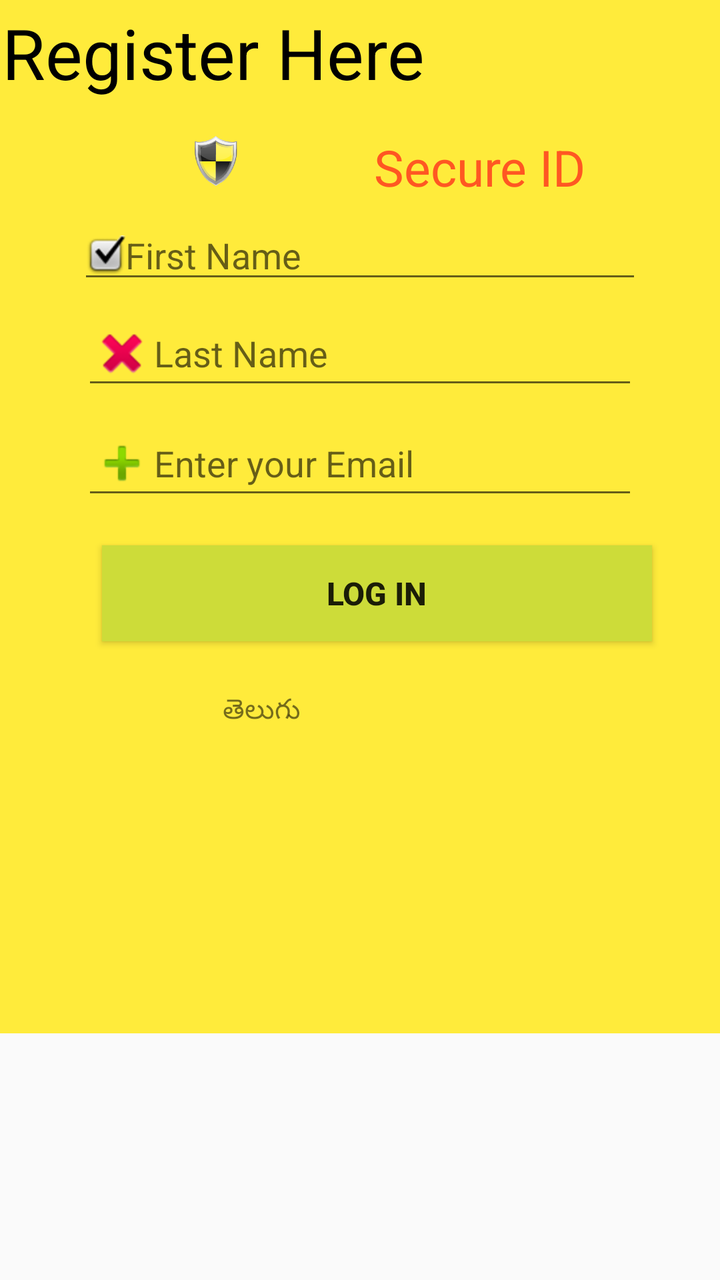
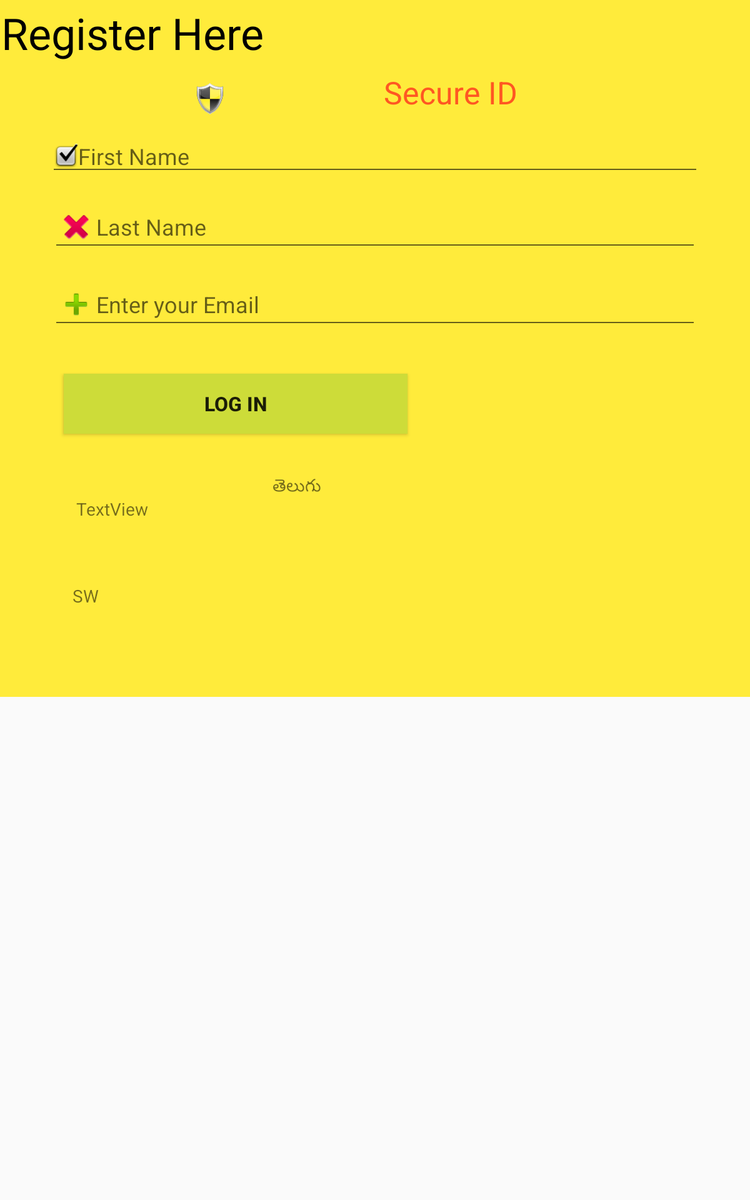

Compare how this app lays out the same screen by default and in its alternative resource folder. The renders come first, then the two layout files and the values they reference.
<!-- AndroidManifest.xml: application theme AppTheme -->
<!-- res/layout/activity_main.xml -->
<?xml version="1.0" encoding="utf-8"?>
<ScrollView


    xmlns:android="http://schemas.android.com/apk/res/android"
    xmlns:app="http://schemas.android.com/apk/res-auto"
    xmlns:tools="http://schemas.android.com/tools"
    android:layout_width="match_parent"
    android:layout_height="match_parent">

<android.support.constraint.ConstraintLayout
    android:layout_width="match_parent"
    android:layout_height="match_parent"
    android:background="@color/colorPrimaryDark"
    tools:context=".MainActivity">


    <TextView
        android:id="@+id/textView10"
        android:layout_width="0dp"
        android:layout_height="wrap_content"
        android:layout_marginStart="1dp"
        android:layout_marginLeft="1dp"
        android:layout_marginTop="3dp"
        android:layout_marginEnd="1dp"
        android:layout_marginRight="1dp"
        android:layout_marginBottom="17dp"
        android:text="@string/register_here"
        android:textColor="@color/primary_text"
        android:textSize="35sp"
        app:layout_constraintBottom_toTopOf="@+id/textView11"
        app:layout_constraintEnd_toEndOf="parent"
        app:layout_constraintStart_toStartOf="parent"
        app:layout_constraintTop_toTopOf="parent" />

    <ImageView
        android:id="@+id/imageView2"
        android:layout_width="0dp"
        android:layout_height="25dp"
        android:layout_marginStart="43dp"
        android:layout_marginLeft="43dp"
        android:layout_marginTop="17dp"
        android:layout_marginEnd="14dp"
        android:layout_marginRight="14dp"
        android:layout_marginBottom="11dp"
        android:src="@mipmap/ic_launcher_foreground"
        app:layout_constraintBottom_toTopOf="@+id/editText"
        app:layout_constraintEnd_toStartOf="@+id/textView11"
        app:layout_constraintStart_toStartOf="parent"
        app:layout_constraintTop_toBottomOf="@+id/textView10" />

    <TextView
        android:id="@+id/textView11"
        android:layout_width="0dp"
        android:layout_height="wrap_content"
        android:layout_marginEnd="43dp"
        android:layout_marginRight="43dp"
        android:layout_marginBottom="5dp"
        android:text="@string/secure_id"
        android:textColor="@color/primary_light"
        android:textSize="25sp"
        app:layout_constraintBottom_toTopOf="@+id/editText"
        app:layout_constraintEnd_toEndOf="parent"
        app:layout_constraintStart_toEndOf="@+id/imageView2"
        app:layout_constraintTop_toBottomOf="@+id/textView10" />

    <EditText
        android:id="@+id/editText"
        android:layout_width="0dp"
        android:layout_height="wrap_content"
        android:layout_marginStart="39dp"
        android:layout_marginLeft="39dp"
        android:layout_marginEnd="39dp"
        android:layout_marginRight="39dp"
        android:layout_marginBottom="4dp"
        android:drawableLeft="@android:drawable/checkbox_on_background"
        android:ems="10"
        android:hint="@string/first_name"
        android:inputType="textPersonName"
        app:layout_constraintBottom_toTopOf="@+id/editText2"
        app:layout_constraintEnd_toEndOf="parent"
        app:layout_constraintStart_toStartOf="parent"
        app:layout_constraintTop_toBottomOf="@+id/textView11" />

    <EditText
        android:id="@+id/editText2"
        android:layout_width="0dp"
        android:layout_height="wrap_content"
        android:layout_marginStart="2dp"
        android:layout_marginLeft="2dp"
        android:layout_marginEnd="2dp"
        android:layout_marginRight="2dp"
        android:layout_marginBottom="6dp"
        android:drawableLeft="@android:drawable/ic_delete"
        android:ems="10"
        android:hint="@string/last_name"
        android:inputType="textPersonName"
        app:layout_constraintBottom_toTopOf="@+id/editText3"
        app:layout_constraintEnd_toEndOf="@+id/editText"
        app:layout_constraintStart_toStartOf="@+id/editText"
        app:layout_constraintTop_toBottomOf="@+id/editText" />

    <EditText
        android:id="@+id/editText3"
        android:layout_width="0dp"
        android:layout_height="wrap_content"
        android:layout_marginStart="41dp"
        android:layout_marginLeft="41dp"
        android:layout_marginEnd="41dp"
        android:layout_marginRight="41dp"
        android:layout_marginBottom="8dp"
        android:drawableLeft="@android:drawable/ic_input_add"
        android:ems="10"
        android:hint="@string/enter_your_email"
        android:inputType="textWebEmailAddress"
        app:layout_constraintBottom_toTopOf="@+id/editText4"
        app:layout_constraintEnd_toEndOf="parent"
        app:layout_constraintStart_toStartOf="parent"
        app:layout_constraintTop_toBottomOf="@+id/editText2" />

    <EditText
        android:id="@+id/editText4"
        android:layout_width="0dp"
        android:layout_height="0dp"
        android:layout_marginStart="43dp"
        android:layout_marginLeft="43dp"
        android:layout_marginEnd="43dp"
        android:layout_marginRight="43dp"
        android:layout_marginBottom="10dp"
        android:drawableLeft="@android:drawable/ic_lock_lock"
        android:ems="20"
        android:hint="@string/password"
        android:inputType="textPassword"
        app:layout_constraintBottom_toTopOf="@+id/button2"
        app:layout_constraintEnd_toEndOf="parent"
        app:layout_constraintStart_toStartOf="parent"
        app:layout_constraintTop_toBottomOf="@+id/editText3" />

    <Button
        android:id="@+id/button2"
        style="@style/Buttonstyle"
        android:layout_width="275dp"
        android:layout_height="wrap_content"
        android:layout_marginStart="51dp"
        android:layout_marginLeft="51dp"
        android:layout_marginBottom="25dp"
        android:text="@string/log_in"
        app:layout_constraintBottom_toTopOf="@+id/editText5"
        app:layout_constraintStart_toStartOf="parent"
        app:layout_constraintTop_toBottomOf="@+id/editText4" />

    <TextView
        android:id="@+id/editText5"
        android:layout_width="110dp"
        android:layout_height="wrap_content"
        android:layout_marginBottom="152dp"
        android:ems="10"
        android:inputType="textPersonName"
        android:text="@string/Telugu"
        app:layout_constraintBottom_toBottomOf="parent"
        app:layout_constraintEnd_toEndOf="parent"
        app:layout_constraintHorizontal_bias="0.445"
        app:layout_constraintStart_toStartOf="parent"
        app:layout_constraintTop_toBottomOf="@+id/button2" />

</android.support.constraint.ConstraintLayout>

</ScrollView>
<!-- resources referenced by this layout -->
<resources>
  <color name="colorPrimaryDark">#FFEB3B</color>
  <color name="primary_light">#FF5722</color>
  <color name="primary_text">#000000</color>
  <!-- mipmap ic_launcher_foreground: png bitmap (mipmap-hdpi, 19114 bytes) -->
  <string name="Telugu">తెలుగు</string>
  <string name="enter_your_email">Enter your Email</string>
  <string name="first_name">First Name</string>
  <string name="last_name">Last Name</string>
  <string name="log_in">Log In</string>
  <string name="password">Enter your Password</string>
  <string name="register_here">Register Here</string>
  <string name="secure_id">Secure ID</string>
  <!-- from res/values-v21/ -->
  <style name="Buttonstyle" parent="Widget.AppCompat.Button">
              
              <item name="android:background">@color/colorAccent</item>
              <item name="android:textSize">16sp</item>
              <item name="android:textStyle">bold</item>
              <item name="android:layout_marginBottom">25dp</item>
          </style>
  <!-- from res/values-v21/ -->
  <style name="AppTheme" parent="Theme.AppCompat.Light.DarkActionBar">
              
              <item name="colorPrimary">@color/colorPrimary</item>
              <item name="colorPrimaryDark">@color/colorPrimaryDark</item>
              <item name="colorAccent">@color/colorAccent</item>
          </style>
  <color name="colorAccent">#CDDC39</color>
  <color name="colorPrimary">#795548</color>
</resources>
<!-- res/layout-sw600dp/activity_main.xml (the repository's variant of the layout above) -->
<!-- drawn on a 7-inch tablet held upright -->
<?xml version="1.0" encoding="utf-8"?>
<ScrollView


    xmlns:android="http://schemas.android.com/apk/res/android"
    xmlns:app="http://schemas.android.com/apk/res-auto"
    xmlns:tools="http://schemas.android.com/tools"
    android:layout_width="match_parent"
    android:layout_height="match_parent">

    <android.support.constraint.ConstraintLayout
        android:layout_width="match_parent"
        android:layout_height="match_parent"
        android:background="@color/colorPrimaryDark"
        tools:context=".MainActivity">


        <TextView
            android:id="@+id/textView10"
            android:layout_width="0dp"
            android:layout_height="wrap_content"
            android:layout_marginStart="1dp"
            android:layout_marginLeft="1dp"
            android:layout_marginTop="3dp"
            android:layout_marginEnd="1dp"
            android:layout_marginRight="1dp"
            android:layout_marginBottom="348dp"
            android:text="@string/register_here"
            android:textColor="@color/primary_text"
            android:textSize="35sp"
            app:layout_constraintBottom_toTopOf="@+id/textView"
            app:layout_constraintEnd_toEndOf="parent"
            app:layout_constraintStart_toStartOf="parent"
            app:layout_constraintTop_toTopOf="parent" />

        <ImageView
            android:id="@+id/imageView2"
            android:layout_width="0dp"
            android:layout_height="25dp"
            android:layout_marginStart="43dp"
            android:layout_marginLeft="43dp"
            android:layout_marginTop="17dp"
            android:layout_marginEnd="14dp"
            android:layout_marginRight="14dp"
            android:layout_marginBottom="11dp"
            android:src="@mipmap/ic_launcher_foreground"
            app:layout_constraintBottom_toTopOf="@+id/editText"
            app:layout_constraintEnd_toStartOf="@+id/textView11"
            app:layout_constraintStart_toStartOf="parent"
            app:layout_constraintTop_toBottomOf="@+id/textView10" />

        <TextView
            android:id="@+id/textView11"
            android:layout_width="0dp"
            android:layout_height="wrap_content"
            android:layout_marginEnd="43dp"
            android:layout_marginRight="43dp"
            android:layout_marginBottom="5dp"
            android:text="@string/secure_id"
            android:textColor="@color/primary_light"
            android:textSize="25sp"
            app:layout_constraintBottom_toTopOf="@+id/editText"
            app:layout_constraintEnd_toEndOf="parent"
            app:layout_constraintStart_toEndOf="@+id/imageView2"
            app:layout_constraintTop_toBottomOf="@+id/textView10" />

        <EditText
            android:id="@+id/editText"
            android:layout_width="0dp"
            android:layout_height="wrap_content"
            android:layout_marginStart="39dp"
            android:layout_marginLeft="39dp"
            android:layout_marginEnd="39dp"
            android:layout_marginRight="39dp"
            android:layout_marginBottom="4dp"
            android:drawableLeft="@android:drawable/checkbox_on_background"
            android:ems="10"
            android:hint="@string/first_name"
            android:inputType="textPersonName"
            app:layout_constraintBottom_toTopOf="@+id/editText2"
            app:layout_constraintEnd_toEndOf="parent"
            app:layout_constraintStart_toStartOf="parent"
            app:layout_constraintTop_toBottomOf="@+id/textView11" />

        <EditText
            android:id="@+id/editText2"
            android:layout_width="0dp"
            android:layout_height="wrap_content"
            android:layout_marginStart="2dp"
            android:layout_marginLeft="2dp"
            android:layout_marginEnd="2dp"
            android:layout_marginRight="2dp"
            android:layout_marginBottom="6dp"
            android:drawableLeft="@android:drawable/ic_delete"
            android:ems="10"
            android:hint="@string/last_name"
            android:inputType="textPersonName"
            app:layout_constraintBottom_toTopOf="@+id/editText3"
            app:layout_constraintEnd_toEndOf="@+id/editText"
            app:layout_constraintStart_toStartOf="@+id/editText"
            app:layout_constraintTop_toBottomOf="@+id/editText" />

        <EditText
            android:id="@+id/editText3"
            android:layout_width="0dp"
            android:layout_height="wrap_content"
            android:layout_marginStart="41dp"
            android:layout_marginLeft="41dp"
            android:layout_marginEnd="41dp"
            android:layout_marginRight="41dp"
            android:layout_marginBottom="8dp"
            android:drawableLeft="@android:drawable/ic_input_add"
            android:ems="10"
            android:hint="@string/enter_your_email"
            android:inputType="textWebEmailAddress"
            app:layout_constraintBottom_toTopOf="@+id/editText4"
            app:layout_constraintEnd_toEndOf="parent"
            app:layout_constraintStart_toStartOf="parent"
            app:layout_constraintTop_toBottomOf="@+id/editText2" />

        <EditText
            android:id="@+id/editText4"
            android:layout_width="0dp"
            android:layout_height="0dp"
            android:layout_marginStart="43dp"
            android:layout_marginLeft="43dp"
            android:layout_marginEnd="43dp"
            android:layout_marginRight="43dp"
            android:layout_marginBottom="10dp"
            android:drawableLeft="@android:drawable/ic_lock_lock"
            android:ems="20"
            android:hint="@string/password"
            android:inputType="textPassword"
            app:layout_constraintBottom_toTopOf="@+id/button2"
            app:layout_constraintEnd_toEndOf="parent"
            app:layout_constraintStart_toStartOf="parent"
            app:layout_constraintTop_toBottomOf="@+id/editText3" />

        <Button
            android:id="@+id/button2"
            style="@style/Buttonstyle"
            android:layout_width="275dp"
            android:layout_height="wrap_content"
            android:layout_marginStart="51dp"
            android:layout_marginLeft="51dp"
            android:layout_marginBottom="25dp"
            android:text="@string/log_in"
            app:layout_constraintBottom_toTopOf="@+id/editText5"
            app:layout_constraintStart_toStartOf="parent"
            app:layout_constraintTop_toBottomOf="@+id/editText4" />

        <TextView
            android:id="@+id/editText5"
            android:layout_width="110dp"
            android:layout_height="wrap_content"
            android:layout_marginBottom="152dp"
            android:ems="10"
            android:inputType="textPersonName"
            android:text="@string/Telugu"
            app:layout_constraintBottom_toBottomOf="parent"
            app:layout_constraintEnd_toEndOf="parent"
            app:layout_constraintHorizontal_bias="0.445"
            app:layout_constraintStart_toStartOf="parent"
            app:layout_constraintTop_toBottomOf="@+id/button2" />

        <TextView
            android:id="@+id/textView"
            android:layout_width="278dp"
            android:layout_height="0dp"
            android:layout_marginStart="3dp"
            android:layout_marginLeft="3dp"
            android:layout_marginBottom="19dp"
            android:text="TextView"
            app:layout_constraintBottom_toTopOf="@+id/textView2"
            app:layout_constraintStart_toStartOf="@+id/textView2"
            app:layout_constraintTop_toBottomOf="@+id/textView10" />

        <TextView
            android:id="@+id/textView2"
            android:layout_width="0dp"
            android:layout_height="0dp"
            android:layout_marginStart="58dp"
            android:layout_marginLeft="58dp"
            android:layout_marginEnd="58dp"
            android:layout_marginRight="58dp"
            android:layout_marginBottom="40dp"
            android:text="SW"
            app:layout_constraintBottom_toBottomOf="parent"
            app:layout_constraintEnd_toEndOf="parent"
            app:layout_constraintStart_toStartOf="parent"
            app:layout_constraintTop_toBottomOf="@+id/textView" />

    </android.support.constraint.ConstraintLayout>

</ScrollView>
